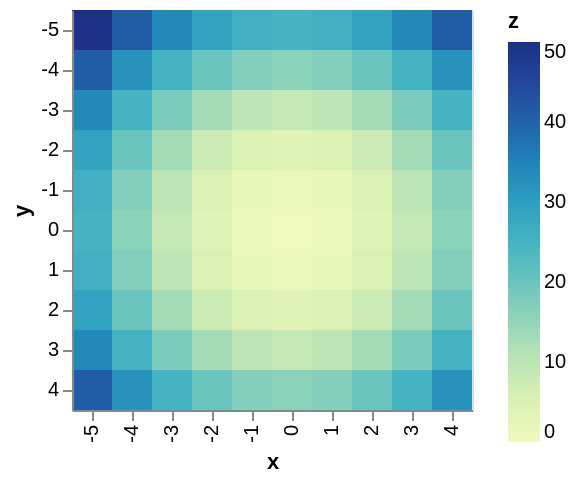

Notebook code for this chart:
### Markdown cell above
### Simple Heatmap

### Code cell
import altair as alt
import numpy as np
import pandas as pd

# Compute x^2 + y^2 across a 2D grid
x, y = np.meshgrid(range(-5, 5), range(-5, 5))
z = x ** 2 + y ** 2

# Convert this grid to columnar data expected by Altair
source = pd.DataFrame({'x': x.ravel(),
                     'y': y.ravel(),
                     'z': z.ravel()})

alt.Chart(source).mark_rect().encode(
    x='x:O',
    y='y:O',
    color='z:Q'
)

### Figure 1 — Vega-Lite specification as saved in the notebook (floating-point values rounded to 4 significant figures)
{"config": {"view": {"continuousWidth": 300, "continuousHeight": 300}}, "data": {"name": "data-0c732f568d8b97bbab33754bfe87aba8"}, "mark": {"type": "rect"}, "encoding": {"color": {"field": "z", "type": "quantitative"}, "x": {"field": "x", "type": "ordinal"}, "y": {"field": "y", "type": "ordinal"}}, "$schema": "https://vega.github.io/schema/vega-lite/v5.20.1.json", "datasets": {"data-0c732f568d8b97bbab33754bfe87aba8": [{"x": -5, "y": -5, "z": 50}, {"x": -4, "y": -5, "z": 41}, {"x": -3, "y": -5, "z": 34}, {"x": -2, "y": -5, "z": 29}, {"x": -1, "y": -5, "z": 26}, {"x": 0, "y": -5, "z": 25}, {"x": 1, "y": -5, "z": 26}, {"x": 2, "y": -5, "z": 29}, {"x": 3, "y": -5, "z": 34}, {"x": 4, "y": -5, "z": 41}, {"x": -5, "y": -4, "z": 41}, {"x": -4, "y": -4, "z": 32}, {"x": -3, "y": -4, "z": 25}, {"x": -2, "y": -4, "z": 20}, {"x": -1, "y": -4, "z": 17}, {"x": 0, "y": -4, "z": 16}, {"x": 1, "y": -4, "z": 17}, {"x": 2, "y": -4, "z": 20}, {"x": 3, "y": -4, "z": 25}, {"x": 4, "y": -4, "z": 32}, {"x": -5, "y": -3, "z": 34}, {"x": -4, "y": -3, "z": 25}, {"x": -3, "y": -3, "z": 18}, {"x": -2, "y": -3, "z": 13}, {"x": -1, "y": -3, "z": 10}, {"x": 0, "y": -3, "z": 9}, {"x": 1, "y": -3, "z": 10}, {"x": 2, "y": -3, "z": 13}, {"x": 3, "y": -3, "z": 18}, {"x": 4, "y": -3, "z": 25}, {"x": -5, "y": -2, "z": 29}, {"x": -4, "y": -2, "z": 20}, {"x": -3, "y": -2, "z": 13}, {"x": -2, "y": -2, "z": 8}, {"x": -1, "y": -2, "z": 5}, {"x": 0, "y": -2, "z": 4}, {"x": 1, "y": -2, "z": 5}, {"x": 2, "y": -2, "z": 8}, {"x": 3, "y": -2, "z": 13}, {"x": 4, "y": -2, "z": 20}, {"x": -5, "y": -1, "z": 26}, {"x": -4, "y": -1, "z": 17}, {"x": -3, "y": -1, "z": 10}, {"x": -2, "y": -1, "z": 5}, {"x": -1, "y": -1, "z": 2}, {"x": 0, "y": -1, "z": 1}, {"x": 1, "y": -1, "z": 2}, {"x": 2, "y": -1, "z": 5}, {"x": 3, "y": -1, "z": 10}, {"x": 4, "y": -1, "z": 17}, {"x": -5, "y": 0, "z": 25}, {"x": -4, "y": 0, "z": 16}, {"x": -3, "y": 0, "z": 9}, {"x": -2, "y": 0, "z": 4}, {"x": -1, "y": 0, "z": 1}, {"x": 0, "y": 0, "z": 0}, {"x": 1, "y": 0, "z": 1}, {"x": 2, "y": 0, "z": 4}, {"x": 3, "y": 0, "z": 9}, {"x": 4, "y": 0, "z": 16}, {"x": -5, "y": 1, "z": 26}, {"x": -4, "y": 1, "z": 17}, {"x": -3, "y": 1, "z": 10}, {"x": -2, "y": 1, "z": 5}, {"x": -1, "y": 1, "z": 2}, {"x": 0, "y": 1, "z": 1}, {"x": 1, "y": 1, "z": 2}, {"x": 2, "y": 1, "z": 5}, {"x": 3, "y": 1, "z": 10}, {"x": 4, "y": 1, "z": 17}, {"x": -5, "y": 2, "z": 29}, {"x": -4, "y": 2, "z": 20}, {"x": -3, "y": 2, "z": 13}, {"x": -2, "y": 2, "z": 8}, {"x": -1, "y": 2, "z": 5}, {"x": 0, "y": 2, "z": 4}, {"x": 1, "y": 2, "z": 5}, {"x": 2, "y": 2, "z": 8}, {"x": 3, "y": 2, "z": 13}, {"x": 4, "y": 2, "z": 20}, {"x": -5, "y": 3, "z": 34}, {"x": -4, "y": 3, "z": 25}, {"x": -3, "y": 3, "z": 18}, {"x": -2, "y": 3, "z": 13}, {"x": -1, "y": 3, "z": 10}, {"x": 0, "y": 3, "z": 9}, {"x": 1, "y": 3, "z": 10}, {"x": 2, "y": 3, "z": 13}, {"x": 3, "y": 3, "z": 18}, {"x": 4, "y": 3, "z": 25}, {"x": -5, "y": 4, "z": 41}, {"x": -4, "y": 4, "z": 32}, {"x": -3, "y": 4, "z": 25}, {"x": -2, "y": 4, "z": 20}, {"x": -1, "y": 4, "z": 17}, {"x": 0, "y": 4, "z": 16}, {"x": 1, "y": 4, "z": 17}, {"x": 2, "y": 4, "z": 20}, {"x": 3, "y": 4, "z": 25}, {"x": 4, "y": 4, "z": 32}]}}
